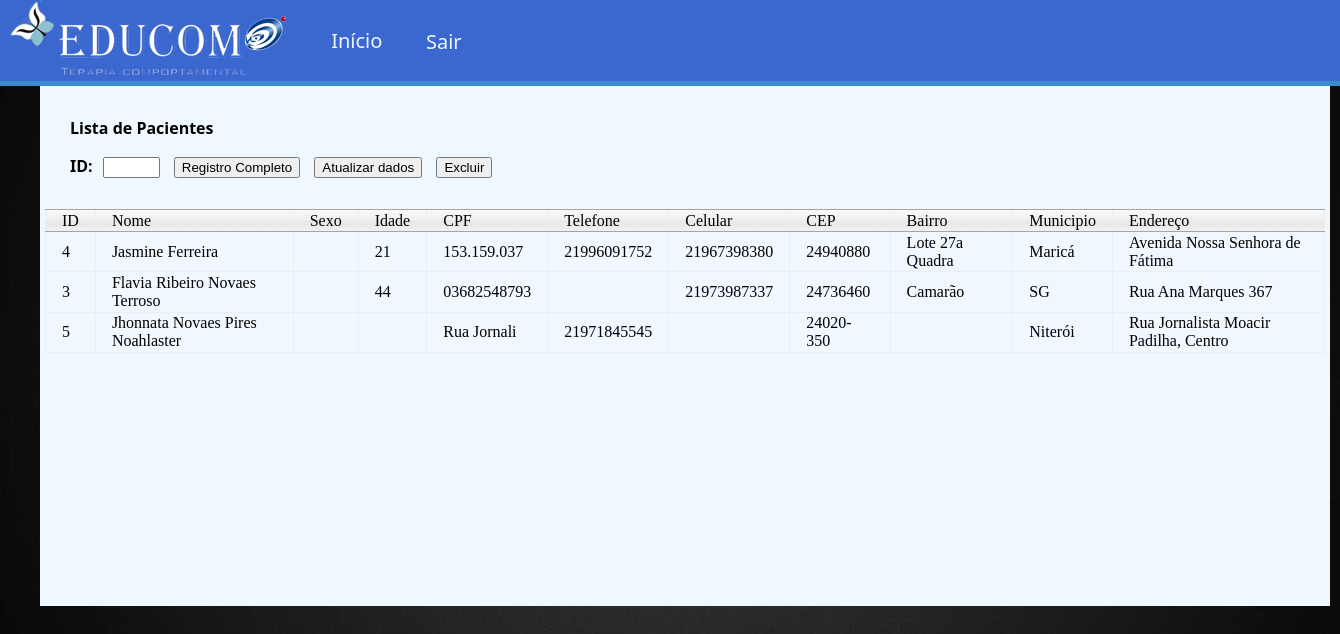
/cadastrados.php, run on the app's committed database.
### tables this page shows
CREATE TABLE IF NOT EXISTS `tb_cadastro` (
  `id` int(11) NOT NULL AUTO_INCREMENT,
  `nome` varchar(40) DEFAULT NULL,
  `sexo` varchar(9) DEFAULT NULL,
  `idade` varchar(3) DEFAULT NULL,
  `cpf` varchar(12) DEFAULT NULL,
  `telefone` varchar(13) DEFAULT NULL,
  `celular` varchar(13) DEFAULT NULL,
  `cep` varchar(9) DEFAULT NULL,
  `bairro` varchar(15) DEFAULT NULL,
  `municipio` varchar(20) DEFAULT NULL,
  `endereco` varchar(100) DEFAULT NULL,
  `doenca` varchar(40) DEFAULT NULL,
  `medicamento` varchar(40) DEFAULT NULL,
  `sintoma` varchar(40) DEFAULT NULL,
  `acompanhamento` varchar(40) DEFAULT NULL,
  `h_alimentar` varchar(40) DEFAULT NULL,
  `familia` varchar(100) DEFAULT NULL,
  `evento` varchar(40) DEFAULT NULL,
  `social` varchar(40) DEFAULT NULL,
  `h_lazer` varchar(40) DEFAULT NULL,
  `grupo` varchar(40) DEFAULT NULL,
  `reprovacao` varchar(20) DEFAULT NULL,
  `dificuldade` varchar(40) DEFAULT NULL,
  `h_estudo` varchar(40) DEFAULT NULL,
  `nasc` varchar(10) DEFAULT NULL,
  `e_civil` varchar(10) DEFAULT NULL,
  `filiacao` varchar(100) DEFAULT NULL,
  `escolaridade` varchar(20) DEFAULT NULL,
  `renda` varchar(7) DEFAULT NULL,
  `dependente` varchar(3) DEFAULT NULL,
  `q_inicial` varchar(100) DEFAULT NULL,
  `alteracao` varchar(100) DEFAULT NULL,
  `personalidade` varchar(100) DEFAULT NULL,
  `profissao` varchar(20) DEFAULT NULL,
  `prontuario` varchar(500) DEFAULT NULL,
  PRIMARY KEY (`id`)
);

### cadastrados.php (the view, shortened to what this page needs)
<!doctype html>
<html lang="pt-br">
    <head>
        <link rel="stylesheet" type="text/css" href="style/cadastrados.css">
    </head>
    <body>
    <header>
        <nav>
            <img src="img/logo1.png">
            <a href="home.php">Início</a>
            <div class="divnav">
                <form class="fornav" method="post" action="action_php/action_home.php">
                    <input class="input1" type="submit" value="Sair" name="sair">
                </form>
            </div>
        </nav>
    </header>
    <section>
        <div class="divtable">
            <p class="paragraph">Lista de Pacientes</p>
            <form method="post" action="action_php/action_informacoes_paciente.php">
                <p class="paragraph" style="margin-left: -50px">ID:<input class="input2" type="text" size="4" name="pesquisa">
                    <input class="input3" type="submit" value="Registro Completo" name="registro">
                    <input class="input3" type="submit" value="Atualizar dados" name="atualiza">
                    <input type="submit" value="Excluir" name="exclui"></p>
            </form>
        <table border="1" align="center" cellspacing="0"cellpadding="3">
            <thead>
            <tr align="center">
                    <th>ID</th>
                    <th>Nome</th>
                    <th>Sexo</th>
                    <th>Idade</th>
                    <th>CPF</th>
                    <th>Telefone</th>
                    <th>Celular</th>
                    <th>CEP</th>
                    <th>Bairro</th>
                    <th>Municipio</th>
                    <th>Endereço</th>
                </tr>
            </thead>
        <?php
        include 'action_php/conexao.inc';
        $sql = "SELECT * FROM tb_cadastro";
        $query = mysqli_query($conn, $sql);
        while($res = mysqli_fetch_row($query)){
            $id = $res[0];
            $nome = $res[1];
            $sexo = $res[2];
            $idade = $res[3];
            $cpf = $res[4];
            $telefone = $res[5];
            $celular = $res[6];
            $cep = $res[7];
            $bairro = $res[8];
            $municipio = $res[9];
            $endereco = $res[10];
            echo "<tr><td>$id</td><td>$nome</td><td>$sexo</td><td>$idade</td><td>$cpf</td><td>$telefone</td><td>$celular</td><td>$cep</td><td>$bairro</td><td>$municipio</td><td>$endereco</td></tr>";
        }
        ?>
            </table>
        </div>
    </section>
    </body>
</html>

### style/cadastrados.css (style rules this page uses)
body { background-image: url("/img/Background.jpg"); }
header { background-color: #3b68cf; margin: -8px; border-bottom: solid #3b8bcf 5px; }
nav { font-family: "Segoe UI"; font-size: 20px; padding-left: 10px; }
a { position: relative; left: 10px; bottom: 27px; padding-bottom: 27px; padding-left: 10px; padding-right: 10px; margin-left: 20px; text-align: center; color: aliceblue; }
a:link { color: aliceblue; text-decoration: none; }
section { background-color: aliceblue; margin-top: 8px; margin-left: 32px; width: 1290px; height: 520px; }
div { font-family: Calibri; }
.divnav { padding: 0px 0px 0px 0px; height: 0px; }
form { margin-left: 50px; }
.input1 { position: relative; left: 360px; bottom: 55px; height: 30px; font-family: "Segoe UI"; font-size: 20px; color: aliceblue; background-color: #3b68cf; border: none; }
table { position: relative; left: 0px; top: 30px; font-family: Calibri; color: black; text-align: left; border-collapse: collapse; border: 1px solid #666; width: 80em; border: none; }
thead { background: #ccc url("/img/barra.gif") repeat-x left center; border-top: 1px solid #a5a5a5; border-bottom: 1px solid #a5a5a5; }
th { color: black; font-weight: inherit; text-align: left; }
th, td { padding: 0.1em 1em; }
.divtable { overflow-x: auto; overflow-y: auto; height: 500px; }
.paragraph { font-family: "Segoe UI"; font-weight: bold; position: relative; left: 30px; top: 15px; margin-right: 80px; }
.input2 { margin-left: 10px; margin-right: 10px; }
.input3 { margin-right: 10px; }

### data on the page
tb_cadastro: id "4", nome "Jasmine Ferreira", idade "21", cpf "153.159.037", telefone "21996091752", celular "21967398380", cep "24940880", bairro "Lote 27a Quadra", municipio "Maricá", endereco "Avenida Nossa Senhora de Fátima"
tb_cadastro: id "3", nome "Flavia Ribeiro Novaes Terroso", idade "44", cpf "03682548793", celular "21973987337", cep "24736460", bairro "Camarão", municipio "SG", endereco "Rua Ana Marques 367"
tb_cadastro: id "5", nome "Jhonnata Novaes Pires Noahlaster", cpf "Rua Jornali", telefone "21971845545", cep "24020-350", municipio "Niterói", endereco "Rua Jornalista Moacir Padilha, Centro"
